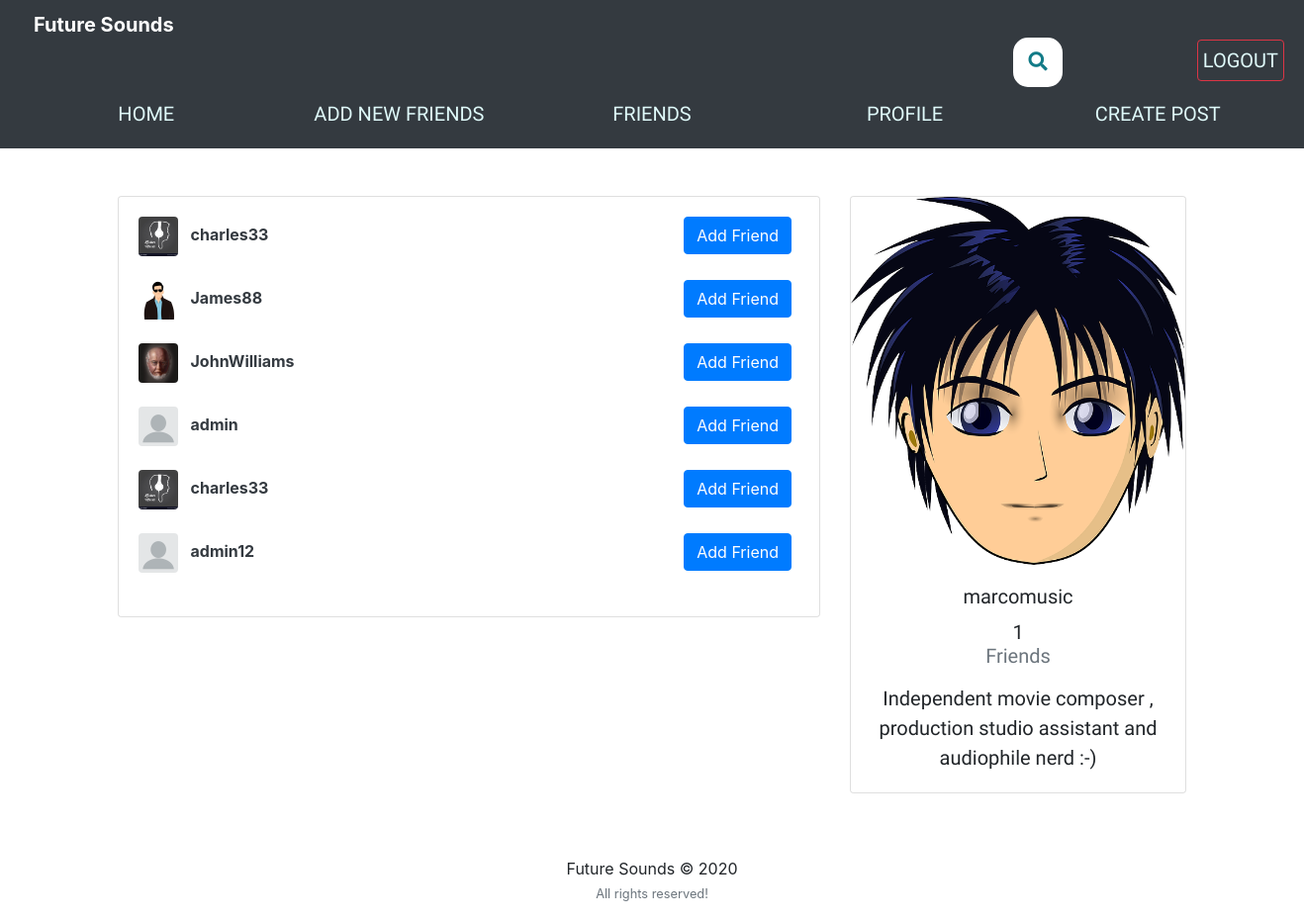
The app's page /users/ (signed in) with its own data.
### users/models.py (models this page shows)
class Profile(models.Model):
    user = models.OneToOneField(User, on_delete=models.CASCADE)
    image = models.ImageField(default='default.png', upload_to='profile_pics')
    slug = AutoSlugField(populate_from='user')
    bio = models.CharField(max_length=255, blank=True)
    friends = models.ManyToManyField('Profile', blank=True)
    def __str__(self):
        return str(self.user.username)
    def get_absolute_url(self):
        return "/users/{}".format(self.slug)

### users/views.py (the view)
# urls.py: path('users/', user_views.users_list, name='users_list'),
@login_required
def users_list(request):
    users = Profile.objects.exclude(user=request.user)
    sent_friend_requests = FriendRequest.objects.filter(from_user=request.user)
    sent_to = []
    friends = []
    for user in users:
        friend = user.friends.all()
        for f in friend:
            if f in friends:
                friend = friend.exclude(user=f.user)
        friends+=friend
    my_friends = request.user.profile.friends.all()
    for i in my_friends:
        if i in friends:
            friends.remove(i)
    if request.user.profile in friends:
        friends.remove(request.user.profile)
    my_users = list(users.order_by('user'))[0:10]
    for r in my_users:
        if r in friends:
            my_users.remove(r)
    friends+=my_users
    for i in my_friends:
        if i in friends:
            friends.remove(i)
    for se in sent_friend_requests:
        sent_to.append(se.to_user)
    context = {
        'users': friends,
        'sent': sent_to
    }
    return render(request, "users/users_list.html", context)

### users/templates/users/users_list.html (shortened to what this page needs)
{% extends "feed/layout.html" %} {% load static %} {% block searchform %}
<div class="container2">
<link rel="stylesheet" href="https://use.fontawesome.com/releases/v5.3.1/css/all.css"
integrity="sha384-mzrmE5qonljUremFsqc01SB46JvROS7bZs3IO2EmfFsd15uHvIt+Y8vEf7N7fWAU">
<form class="searchbar" action="{% url 'search_users' %}" method="get"">
  <button id="search_btn" type="submit">
  <i class="fa fa-search"></i>
  </button>
</form>
</div>
{% endblock searchform %} {% block content %}
<div class="container">
  <div class="row">
    <div class="col-md-8">
      {% if users %}
      <div class="card card-signin my-5">
        <div class="card-body">
          {% for user_p in users %}
          <a href="{{ user_p.get_absolute_url }}"
            ><img
              src="{{ user_p.image.url }}"
              class="rounded mr-2"
              width="40"
              height="40"
              alt=""
          /></a>
          <a class="text-dark" href="{{ user_p.get_absolute_url }}"
            ><b>{{ user_p }}</b></a
          >
          {% if not user_p.user in sent %}
          <small class="float-right">
            <a
              class="btn btn-primary mr-2"
              href="{% url 'send_friend_request' user_p.user.username %}"
              >Add Friend</a>
          </small>
          {% endif %}
          <br /><br />
          {% endfor %}
        </div>
      </div>
      {% else %}
      <h5><i>No new people to add now! Please come back later!</i></h5>
      {% endif %}
    </div>
    <div class="col-md-4">
      <div class="card card-signin my-5">
        <a href="{{ request.user.profile.get_absolute_url }}"
          ><img
            class="card-img-top"
            src="{{ request.user.profile.image.url }}"
            alt=""
        /></a>
        <div class="card-body">
          <h5 class="card-title text-center">{{ request.user }}</h5>
          <h6 class="text-center">
            {{ request.user.profile.friends.count }}
            <p class="text-muted">Friends</p>
          </h6>
          <p class="card-text text-center">{{ request.user.profile.bio }}</p>
        </div>
      </div>
    </div>
  </div>
  {% endblock content %} {% block jsfiles %}{% endblock jsfiles %}

### feed/static/css/custom.css (style rules this page uses)
html { overflow-y: scroll; overflow-x: scroll; }
.container2 { width: 100%; top: 10px; left: 10%; position: absolute; margin: 0px; }
#search_btn { border: none; background: none; }
.searchbar { position: absolute; top: 18px; right: 28%; transition: all 1s; width: 50px; height: 50px; background: white; box-sizing: border-box; border-radius: 15px; border: 4px solid white; padding: 20px; }
.fa { box-sizing: border-box; padding: 10px; width: 42.5px; height: 42.5px; position: absolute; top: 0; right: 0; border-radius: 50%; color: #127b87; text-align: center; font-size: 1.2em; transition: all 1s; }
.card-body .text-center { font-family: 'Saira', sans-serif; font-size: 20px; }

### records on screen
Profile: image (picture), user.username "charles33", shows "Add Friend"
Profile: image (picture), user.username "James88", shows "Add Friend"
Profile: image (picture), user.username "JohnWilliams", shows "Add Friend"
Profile: image (placeholder picture), user.username "admin", shows "Add Friend"
Profile: image (placeholder picture), user.username "admin12", shows "Add Friend"

### other values on screen
{{ request.user }} "marcomusic"
{{ request.user.profile.friends.count }} "1"
{{ request.user.profile.bio }} "Independent movie composer , production studio assistant and audiophile nerd :-)"
